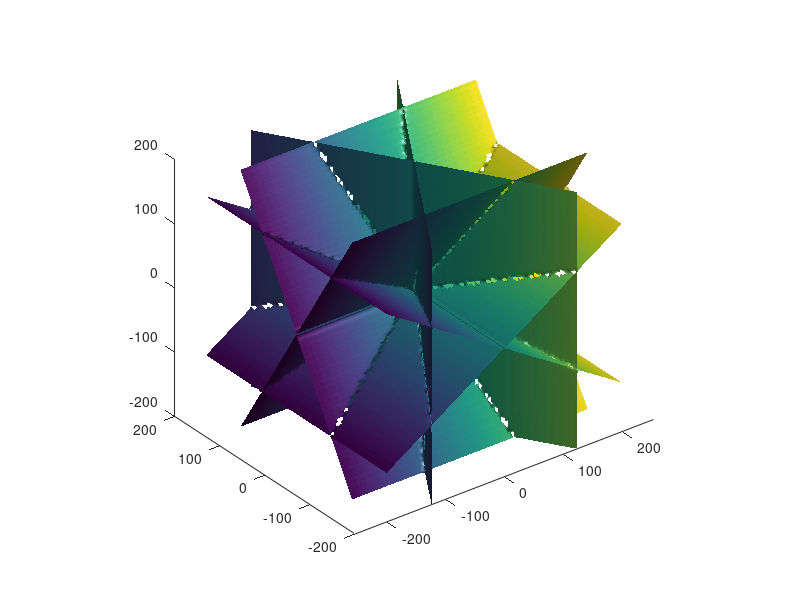

Write MATLAB code to recreate this figure.
x = linspace(-200,200,100);
y = linspace(-200,200,100);
z = linspace(-200,200,100);

[X,Y,Z] = meshgrid(x,y,z);

a=(1+sqrt(5))/2; # sezione aurea

p=(a*X-Y).*(a*X+Y);
q=(a*Y-Z).*(a*Y+Z);
r=(a*Z-X).*(a*Z+X);

k=4*sqrt(5)-8;

f=X.^2+Y.^2+Z.^2-1;
rhs=k*p.*q.*r;
F=f.^2-rhs;

axis equal
isosurface(X,Y,Z,F,0,X)
